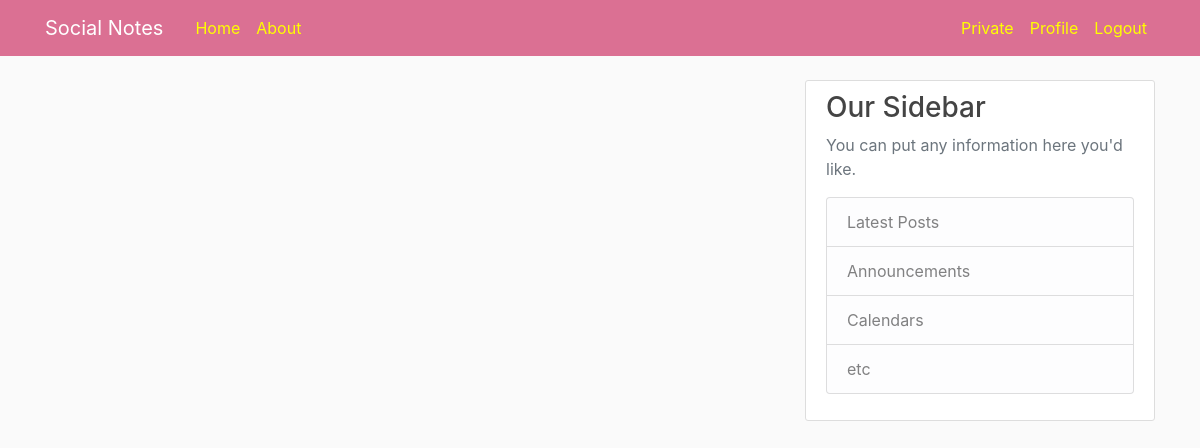
/private/ (signed in), run on an earlier commit of the app's database.
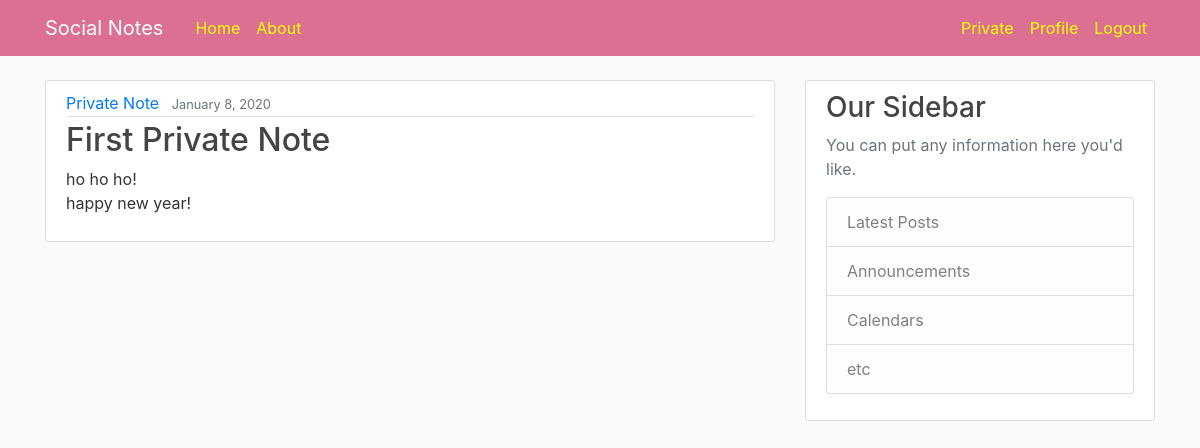
And on a later commit of the database.
### users/models.py (models this page shows, shortened)
class Private(models.Model):
	user= models.OneToOneField(User, on_delete=models.CASCADE)
	title=models.CharField(max_length=100)
	content=models.TextField()
	date_posted=models.DateTimeField(default=timezone.now)

### users/views.py (the view)
# urls.py: path('private/',user_views.private, name="private"),
@login_required
def private(request):
	context={
	'private_posts':Private.objects.all()
	}
	return render(request, 'users/private.html', context)

### users/templates/users/private.html
{% extends "blog/base.html" %}
{% block content %}
	{% for private_post in private_posts %}
		<article class="media content-section">
		  <div class="media-body">
		    <div class="article-metadata">
		      <a class="mr-2" href="#">Private Note</a>
		      <small class="text-muted">{{ private_post.date_posted|date:'F j, Y' }}</small>
		    </div>
		    <h2><a class="article-title" href="#">{{ private_post.title }}</a></h2>
		    <p class="article-content">{{ private_post.content }}</p>
		  </div>
		</article>
	{% endfor %}
{% endblock content %}

### blog/templates/blog/base.html (shortened to what this page needs)
{% load static %}
<!DOCTYPE html>
<html>
<head>
    <link rel="stylesheet" href="https://stackpath.bootstrapcdn.com/bootstrap/4.3.1/css/bootstrap.min.css">
 	<link rel="stylesheet" type="text/css" href="{% static 'blog/main.css' %}">
</head>
<body>
	<header class="site-header">
	  <nav class="navbar navbar-expand-md navbar-dark bg-steel fixed-top">
	    <div class="container">
	      <a class="navbar-brand mr-4" href="{% url 'blog-home' %}">Social Notes</a>
	      <div class="collapse navbar-collapse" id="navbarToggle">
	        <div class="navbar-nav mr-auto">
	          <a class="nav-item nav-link" href="{% url 'blog-home' %}">Home</a>
	          <a class="nav-item nav-link" href="{% url 'blog-about' %}">About</a>
	        </div>
	        <div class="navbar-nav">
	        	{% if user.is_authenticated %}
	        		<a class="nav-item nav-link" href="{% url 'private' %}">Private</a>
	        		<a class="nav-item nav-link" href="{% url 'profile' %}">Profile</a>
	        		<a class="nav-item nav-link" href="{% url 'logout' %}">Logout</a>
	        	{% else %}
		          <a class="nav-item nav-link" href="{% url 'login' %}">Login</a>
		          <a class="nav-item nav-link" href="{% url 'register' %}">Register</a>
		        {% endif %}
        </div>
      </div>
    </div>
  </nav>
</header>
	<main role="main" class="container">
	  <div class="row">
	    <div class="col-md-8">
	      {% block content %}{% endblock %}
	    </div>
	    <div class="col-md-4">
	      <div class="content-section">
	        <h3>Our Sidebar</h3>
	        <p class='text-muted'>You can put any information here you'd like.
	          <ul class="list-group">
	            <li class="list-group-item list-group-item-light">Latest Posts</li>
	            <li class="list-group-item list-group-item-light">Announcements</li>
	            <li class="list-group-item list-group-item-light">Calendars</li>
	            <li class="list-group-item list-group-item-light">etc</li>
	          </ul>
	        </p>
	      </div>
	    </div>
	  </div>
	</main>
</body>
</html>

### blog/static/blog/main.css (style rules this page uses)
body { background: #fafafa; color: #333333; margin-top: 5rem; }
h1, h2, h3, h4, h5, h6 { color: #444444; }
ul { margin: 0; }
.bg-steel { background-color: #DB7093 }
.site-header .navbar-nav .nav-link { color: #FFFF00 }
.content-section { background: #ffffff; padding: 10px 20px; border: 1px solid #dddddd; border-radius: 3px; margin-bottom: 20px; }
.article-title { color: #444444; }
.article-content { white-space: pre-line; }
.article-metadata { padding-bottom: 1px; margin-bottom: 4px; border-bottom: 1px solid #e3e3e3 }

What changed in the data, as far as the page shows it:
added Private: date_posted "January 8, 2020", title "First Private Note", content "ho ho ho! happy new year!"
